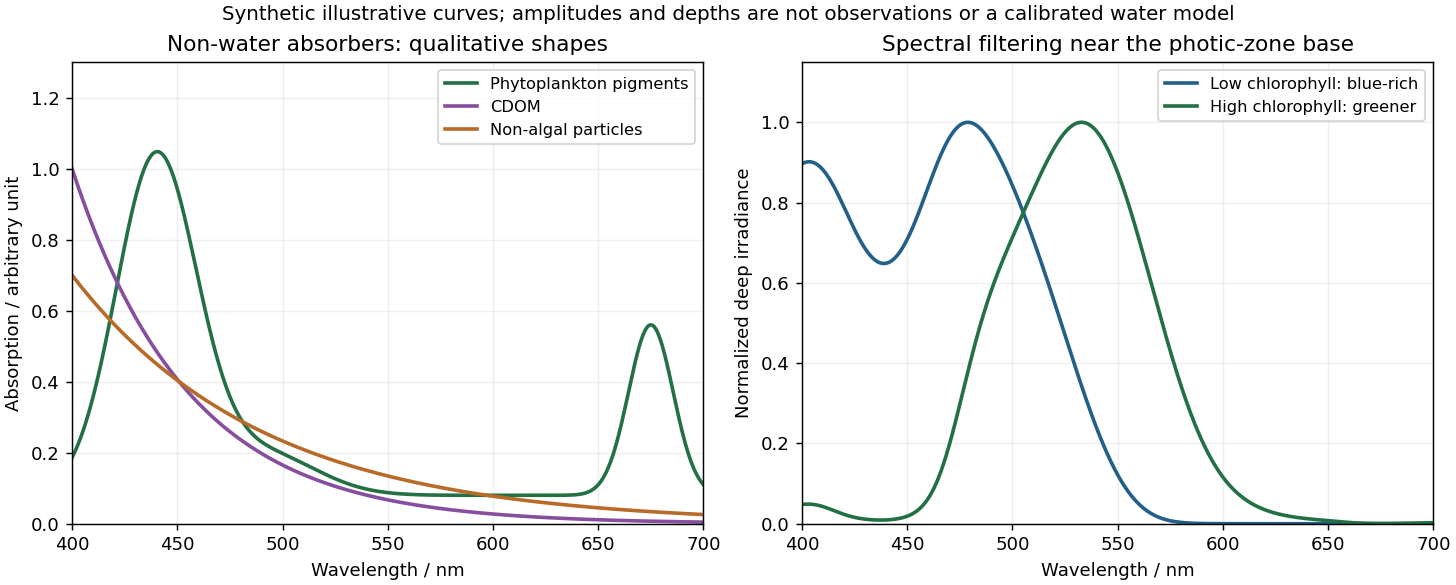

Write the Python code that produced this figure.
"""Original ocean-optics sketches. Synthetic qualitative shapes, not measured spectra.
Python 3.14.4 / NumPy 2.3.5 / Matplotlib 3.10.7. CWD basename opaque PNG.
"""
from pathlib import Path
import numpy as np
import matplotlib
matplotlib.use("Agg")
import matplotlib.pyplot as plt

def spectra(w):
    ph=.08+.95*np.exp(-((w-440)/27)**2)+.48*np.exp(-((w-675)/15)**2)+.12*np.exp(-((w-490)/36)**2)
    cdom=np.exp(-.018*(w-400));nap=.7*np.exp(-.011*(w-400))
    # Illustrative effective attenuation: water removes red; particles/pigments remove blue.
    water=.016+.0000008*(w-450)**2+.18/(1+np.exp(-(w-605)/24))
    low=water+.007*ph+.002*cdom
    high=water+.13*ph+.09*cdom+.04*nap
    return ph,cdom,nap,low,high

def main():
    plt.rcParams.update({"font.size":10})
    w=np.linspace(400,700,1201);ph,cdom,nap,low,high=spectra(w)
    fig,axes=plt.subplots(1,2,figsize=(11.2,4.5),layout="constrained")
    ax=axes[0]
    for a,label,c in [(ph,"Phytoplankton pigments","#227044"),(cdom,"CDOM","#874d9e"),(nap,"Non-algal particles","#b86b29")]:ax.plot(w,a,label=label,color=c,lw=2)
    ax.set(xlabel="Wavelength / nm",ylabel="Absorption / arbitrary unit",xlim=(400,700),ylim=(0,1.3),title="Non-water absorbers: qualitative shapes")
    ax.legend(fontsize=9);ax.grid(alpha=.2)
    ax=axes[1]
    # Different illustrative depths; normalize spectra to compare spectral shape only.
    for k,z,label,c in [(low,100,"Low chlorophyll: blue-rich","#225f89"),(high,30,"High chlorophyll: greener","#227044")]:
        e=np.exp(-k*z);ax.plot(w,e/e.max(),label=label,color=c,lw=2)
    ax.set(xlabel="Wavelength / nm",ylabel="Normalized deep irradiance",xlim=(400,700),ylim=(0,1.15),title="Spectral filtering near the photic-zone base")
    ax.legend(fontsize=9);ax.grid(alpha=.2)
    fig.suptitle("Synthetic illustrative curves; amplitudes and depths are not observations or a calibrated water model",fontsize=11)
    fig.savefig(Path(__file__).with_suffix(".png").name,dpi=130,facecolor="white")

if __name__=="__main__":main()
